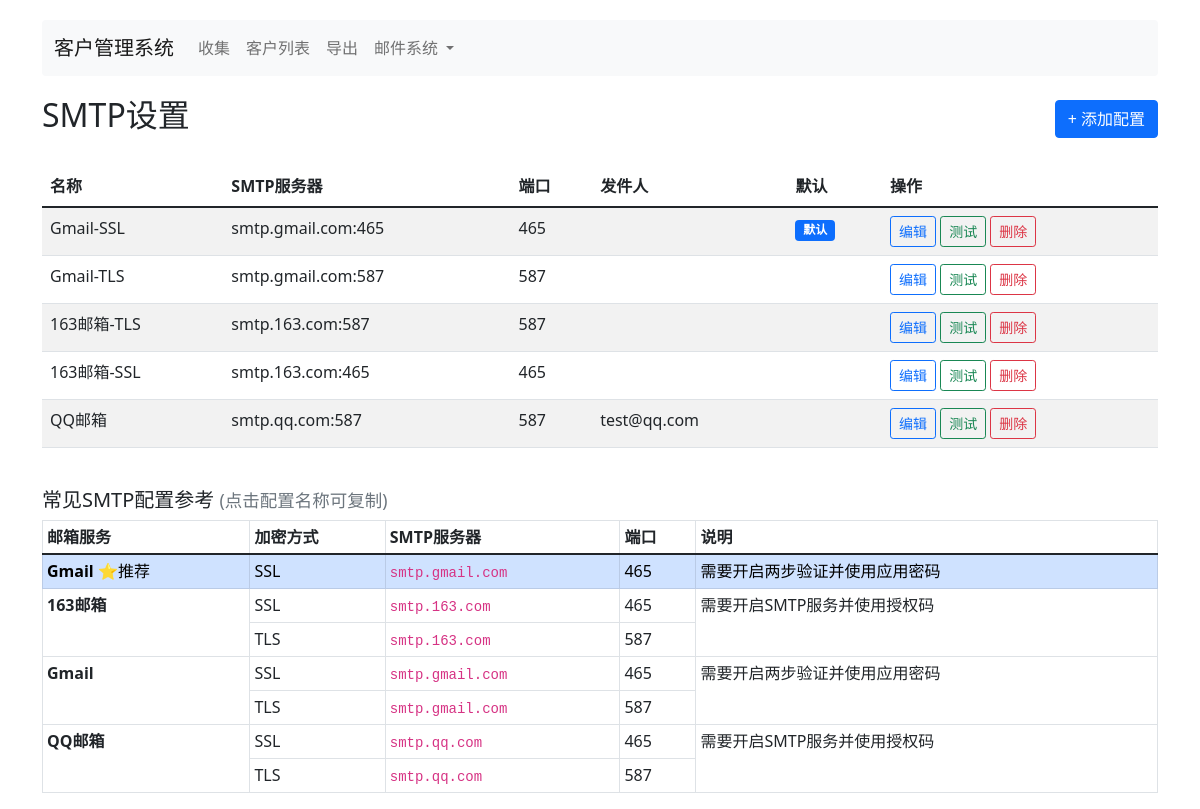
Page /smtp/ on the committed database.
### tables this page shows
CREATE TABLE smtp_settings (
            id INTEGER PRIMARY KEY AUTOINCREMENT,
            name TEXT NOT NULL,
            smtp_host TEXT NOT NULL,
            smtp_port INTEGER DEFAULT 587,
            smtp_user TEXT NOT NULL,
            smtp_password TEXT NOT NULL,
            use_tls INTEGER DEFAULT 1,
            sender_name TEXT,
            sender_email TEXT NOT NULL,
            is_default INTEGER DEFAULT 0,
            created_at TIMESTAMP DEFAULT CURRENT_TIMESTAMP
        );

### app/routes/smtp.py (the view)
@bp.route('/')
def index():
    conn = get_db_connection()
    configs = conn.execute('SELECT * FROM smtp_settings ORDER BY is_default DESC, created_at DESC').fetchall()
    conn.close()
    return render_template('smtp/index.html', configs=configs)

### app/__init__.py (called while the page is built)
def get_db_connection():
    db_path = Config.DATABASE_PATH
    os.makedirs(os.path.dirname(db_path), exist_ok=True)
    conn = sqlite3.connect(db_path)
    conn.row_factory = sqlite3.Row
    return conn

### app/templates/smtp/index.html (shortened to what this page needs)
{% extends "base.html" %}
{% block content %}
<div class="d-flex justify-content-between align-items-center mb-4">
    <h2>SMTP设置</h2>
    <a href="{{ url_for('smtp.add') }}" class="btn btn-primary">+ 添加配置</a>
</div>
{% if configs %}
<div class="table-responsive">
    <table class="table table-striped table-hover">
        <thead>
            <tr>
                <th>名称</th>
                <th>SMTP服务器</th>
                <th>端口</th>
                <th>发件人</th>
                <th>默认</th>
                <th>操作</th>
            </tr>
        </thead>
        <tbody>
            {% for config in configs %}
            <tr>
                <td>{{ config.name }}</td>
                <td>{{ config.smtp_host }}:{{ config.smtp_port }}</td>
                <td>{{ config.smtp_port }}</td>
                <td>{{ config.sender_email }}</td>
                <td>
                    {% if config.is_default %}
                    <span class="badge bg-primary">默认</span>
                    {% endif %}
                </td>
                <td>
                    <a href="{{ url_for('smtp.edit', id=config.id) }}" class="btn btn-sm btn-outline-primary">编辑</a>
                    <form action="{{ url_for('smtp.test', id=config.id) }}" method="post" class="d-inline">
                        <button type="submit" class="btn btn-sm btn-outline-success">测试</button>
                    </form>
                    <form action="{{ url_for('smtp.delete', id=config.id) }}" method="post" class="d-inline" onsubmit="return confirm('确定要删除此配置吗？');">
                        <button type="submit" class="btn btn-sm btn-outline-danger">删除</button>
                    </form>
                </td>
            </tr>
            {% endfor %}
        </tbody>
    </table>
</div>
{% else %}
<div class="alert alert-info">
    暂无SMTP配置，请点击"添加配置"创建一个。
</div>
{% endif %}
<div class="mt-4">
    <h5>常见SMTP配置参考 <small class="text-muted">(点击配置名称可复制)</small></h5>
    <table class="table table-sm table-bordered">
        <thead>
            <tr>
                <th>邮箱服务</th>
                <th>加密方式</th>
                <th>SMTP服务器</th>
                <th>端口</th>
                <th>说明</th>
            </tr>
        </thead>
        <tbody>
            <tr class="table-primary">
                <td><strong>Gmail</strong> ⭐推荐</td>
                <td>SSL</td>
                <td><code>smtp.gmail.com</code></td>
                <td>465</td>
                <td>需要开启两步验证并使用应用密码</td>
            </tr>
            <tr>
                <td rowspan="2"><strong>163邮箱</strong></td>
                <td>SSL</td>
                <td><code>smtp.163.com</code></td>
                <td>465</td>
                <td rowspan="2">需要开启SMTP服务并使用授权码</td>
            </tr>
            <tr>
                <td>TLS</td>
                <td><code>smtp.163.com</code></td>
                <td>587</td>
            </tr>
            <tr>
                <td rowspan="2"><strong>Gmail</strong></td>
                <td>SSL</td>
                <td><code>smtp.gmail.com</code></td>
                <td>465</td>
                <td rowspan="2">需要开启两步验证并使用应用密码</td>
            </tr>
            <tr>
                <td>TLS</td>
                <td><code>smtp.gmail.com</code></td>
                <td>587</td>
            </tr>
            <tr>
                <td rowspan="2"><strong>QQ邮箱</strong></td>
                <td>SSL</td>
                <td><code>smtp.qq.com</code></td>
                <td>465</td>
                <td rowspan="2">需要开启SMTP服务并使用授权码</td>
            </tr>
            <tr>
                <td>TLS</td>
                <td><code>smtp.qq.com</code></td>
                <td>587</td>
            </tr>
        </tbody>
    </table>
</div>
{% endblock %}

### app/templates/base.html (shortened to what this page needs)
<!DOCTYPE html>
<html lang="zh-CN">
<head>
    <link href="https://cdn.jsdelivr.net/npm/bootstrap@5.1.3/dist/css/bootstrap.min.css" rel="stylesheet">
</head>
<body>
    <div class="container">
        <nav class="navbar navbar-expand-lg navbar-light bg-light rounded">
            <div class="container-fluid">
                <a class="navbar-brand" href="/">客户管理系统</a>
                <div class="collapse navbar-collapse">
                    <ul class="navbar-nav me-auto">
                        <li class="nav-item">
                            <a class="nav-link" href="/collect">收集</a>
                        </li>
                        <li class="nav-item">
                            <a class="nav-link" href="/customers">客户列表</a>
                        </li>
                        <li class="nav-item">
                            <a class="nav-link" href="/export">导出</a>
                        </li>
                        <li class="nav-item dropdown">
                            <a class="nav-link dropdown-toggle" href="#" id="emailDropdown" role="button" data-bs-toggle="dropdown" aria-expanded="false">
                                邮件系统
                            </a>
                        </li>
                    </ul>
                </div>
            </div>
        </nav>
        {% block content %}{% endblock %}
    </div>
</body>
</html>

### app/templates/base.html (style rules this page uses)
body { padding-top: 20px; }
.navbar { margin-bottom: 20px; }

### rows in the picture
smtp_settings: name "Gmail-SSL", smtp_host "smtp.gmail.com", smtp_port "465", is_default "默认"
smtp_settings: name "Gmail-TLS", smtp_host "smtp.gmail.com", smtp_port "587"
smtp_settings: name "163邮箱-TLS", smtp_host "smtp.163.com", smtp_port "587"
smtp_settings: name "163邮箱-SSL", smtp_host "smtp.163.com", smtp_port "465"
smtp_settings: name "QQ邮箱", smtp_host "smtp.qq.com", smtp_port "587", sender_email "test@qq.com"
